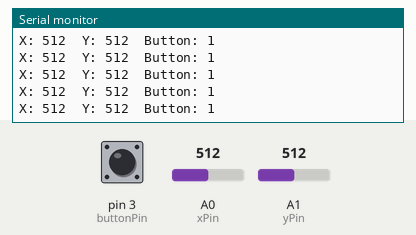
Bench run of a sketch on a simulated Arduino Uno, built with avr-gcc and run on an emulated ATmega328P. Parts: the last lines printed to the serial monitor. The test bench sets the inputs (shaded band); at power-on: A0 (xPin) = 512, A1 (yPin) = 512, pin 3 (buttonPin) HIGH.

Above: at 1.2 s.
1.3 s: A0 (xPin) set to 716
At 1.32 s:
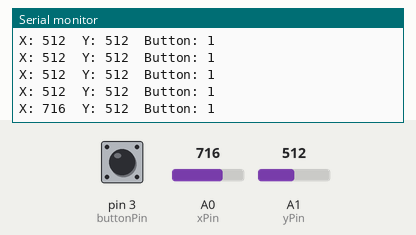
2.8 s: A1 (yPin) set to 716
At 2.83 s:
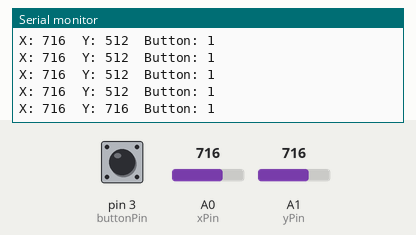
4.3 s: A0 (xPin) set to 1023
At 4.34 s:
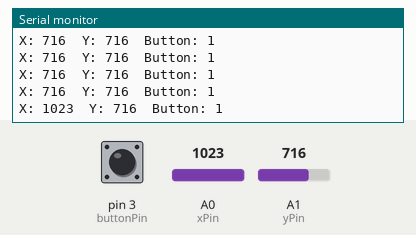
7.3 s: A0 (xPin) set to 0
At 7.36 s:
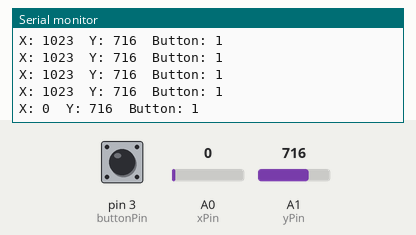
10.3 s: pin 3 (buttonPin) pulled LOW for 0.15 s
At 10.38 s:
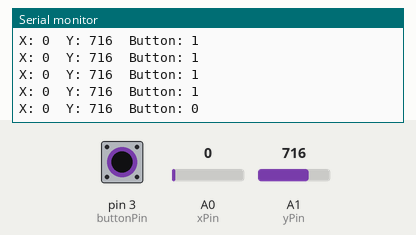
11.9 s: A1 (yPin) set to 900
At 11.99 s:
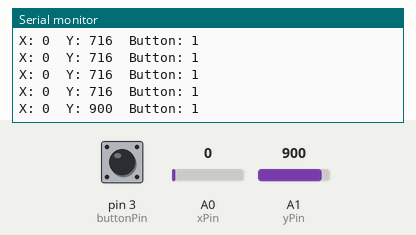
Timing chart, 0 to 14.4 s (numbered marks = the images above; inputs shaded):
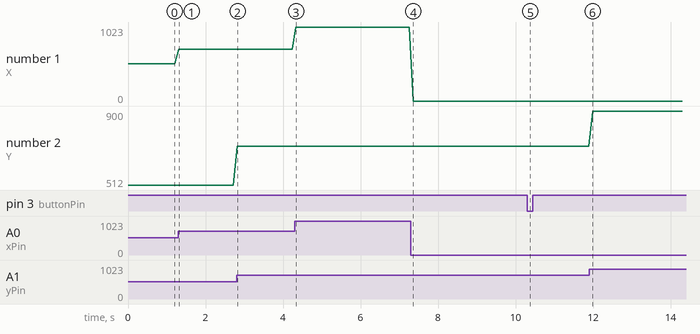

The sketch:

Project_35_Joystick_Module.ino
```cpp
/*
Keye New RFID Starter Kit
Project 35
Joystick Module
Edit By Keyes
*/
const int xPin = A0;  // X axis pin
const int yPin = A1;  // Y axis pin
const int buttonPin = 3;  // z axis (button) pin
void setup() {
  Serial.begin(9600);  // initialize serial port
  pinMode(buttonPin, INPUT_PULLUP);  // Set the button pin to input and enable the internal pull-up resistor
}
void loop() {
  int xValue = analogRead(xPin);  // read the potentiometer value in X axis
  int yValue = analogRead(yPin);  // read the potentiometer value in Y axis
  int buttonState = digitalRead(buttonPin);  // read the button state
  Serial.print("X: ");
  Serial.print(xValue);
  Serial.print("  Y: ");
  Serial.print(yValue);
  Serial.print("  Button: ");
  Serial.println(buttonState);
  delay(100);  // delay 100ms
}
```

Measured:
- after the input at 1.3 s, the serial monitor: prints a new line at once (image 1)
- after the input at 2.8 s, the serial monitor: prints a new line at once (image 2)
- after the input at 4.3 s, the serial monitor: prints a new line at once (image 3)
- after the input at 7.3 s, the serial monitor: prints a new line after 0.06 s (image 4)
- after the input at 10.3 s, the serial monitor: prints a new line after 0.08 s (image 5)
- after the input at 11.9 s, the serial monitor: prints a new line after 0.09 s (image 6)
- plotted number 1: 512 → 716 after the input at 1.3 s, 716 → 1023 after the input at 4.3 s, 1023 → 0 after the input at 7.3 s
- plotted number 2: 716 → 900 after the input at 11.9 s
